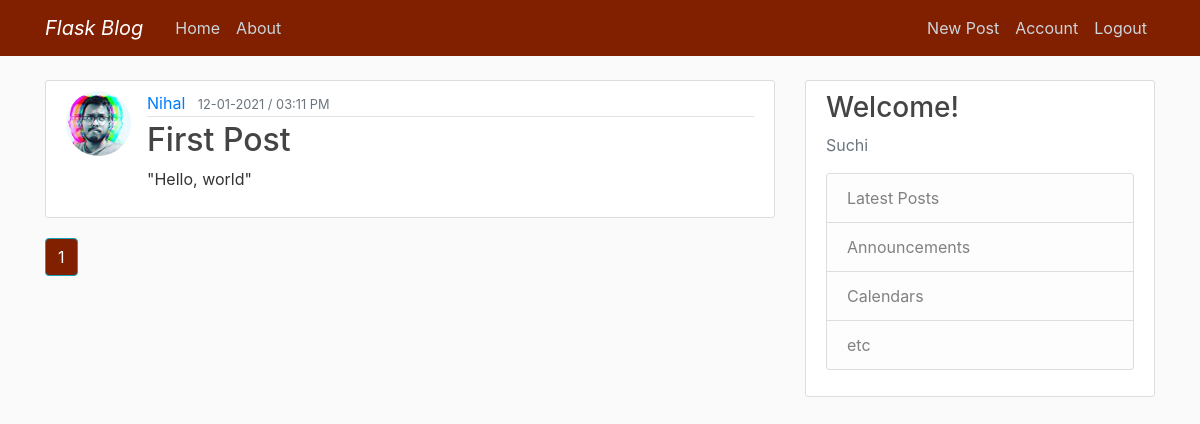
/home (signed in), run on the app's committed database.
### flaskblog/models.py (models this page shows, shortened)
class Post(db.Model):
    id = db.Column(db.Integer, primary_key=True)
    title = db.Column(db.String(100), nullable=False)
    date_posted = db.Column(db.DateTime, nullable=False, default=datetime.utcnow)
    content = db.Column(db.Text, nullable=False)
    user_id = db.Column(db.Integer, db.ForeignKey('user.id'), nullable=False)

class User(db.Model, UserMixin):
    id = db.Column(db.Integer, primary_key=True)
    username = db.Column(db.String(20), unique=True, nullable=False)
    email = db.Column(db.String(120), unique=True, nullable=False)
    image_file = db.Column(db.String(20), nullable=False, default='default.jpg')
    password = db.Column(db.String(60), nullable=False)
    posts = db.relationship('Post', backref='author', lazy=True)

### flaskblog/main/routes.py (the view)
@main.route("/")
@main.route("/home")
def home():
    page = request.args.get('page', 1, type=int)
    posts = Post.query.order_by(Post.date_posted.desc()).paginate(page=page, per_page=5)
    return render_template('home.html', posts=posts)

### flaskblog/models.py (called while the page is built)
@login_manager.user_loader
def load_user(user_id):
    return User.query.get(int(user_id))

### flaskblog/templates/home.html
{% extends "layout.html" %}
{% block content %}
    {% for post in posts.items %}
        <article class="media content-section">
          <img class="rounded-circle article-img" src="{{ url_for('static', filename='profile_pics/' + post.author.image_file) }}">
          <div class="media-body">
            <div class="article-metadata">
              <a class="mr-2" href="{{ url_for('users.user_posts', username=post.author.username) }}">{{ post.author.username }}</a>
              <small class="text-muted">{{ post.date_posted.strftime('%d-%m-%Y / %I:%M %p') }}</small>
            </div>
            <h2><a class="article-title" href="{{ url_for('posts.post', post_id=post.id) }}">{{ post.title }}</a></h2>
            <p class="article-content">{{ post.content }}</p>
          </div>
        </article>
    {% endfor %}
    {% for page_num in posts.iter_pages(left_edge=1, right_edge=1, left_current=1, right_current=2) %}
      {% if page_num %}
        {% if posts.page == page_num %}
          <a class="btn btn-info mb-4" href="{{ url_for('main.home', page=page_num) }}" style="background-color: #802000;">{{ page_num }}</a>
        {% else %}
          <a class="btn btn-outline-info mb-4" href="{{ url_for('main.home', page=page_num) }}">{{ page_num }}</a>
        {% endif %}
      {% else %}
        ...
      {% endif %}
    {% endfor %}
{% endblock content %}

### flaskblog/templates/layout.html (shortened to what this page needs)
<!DOCTYPE html>
<html>
<head>
    <link rel="stylesheet" href="https://maxcdn.bootstrapcdn.com/bootstrap/4.0.0/css/bootstrap.min.css">
    <link rel="stylesheet" type="text/css" href="{{ url_for('static', filename='main.css') }}">
</head>
<body>
    <header class="site-header">
      <nav class="navbar navbar-expand-md navbar-dark fixed-top" style="background-color: #802000;" >
        <div class="container">
          <a class="navbar-brand font-italic mr-4" href="/">Flask Blog</a>
          <div class="collapse navbar-collapse" id="navbarToggle">
            <div class="navbar-nav mr-auto">
              <a class="nav-item nav-link" href="{{ url_for('main.home') }}">Home</a>
              <a class="nav-item nav-link" href="{{ url_for('main.about') }}">About</a>
            </div>
            <div class="navbar-nav">
              {% if current_user.is_authenticated %}
                <a class="nav-item nav-link" href="{{ url_for('posts.new_post') }}">New Post</a>
                <a class="nav-item nav-link" href="{{ url_for('users.account') }}">Account</a>
                <a class="nav-item nav-link" href="{{ url_for('users.logout') }}">Logout</a>
              {% else %}
                <a class="nav-item nav-link" href="{{ url_for('users.login') }}">Login</a>
                <a class="nav-item nav-link" href="{{ url_for('users.register') }}">Register</a>
              {% endif %}
            </div>
          </div>
        </div>
      </nav>
    </header>
    <main role="main" class="container">
      <div class="row">
        <div class="col-md-8">
          {% block content %}{% endblock %}
        </div>
        <div class="col-md-4">
          <div class="content-section">
            <h3>Welcome!</h3>
            <p class='text-muted'>
              {% if current_user.is_authenticated %}
              {{ current_user.username }}
              {% else %}
              Feel free to register, and start posting!
              {% endif %}
              <ul class="list-group">
                <li class="list-group-item list-group-item-light">Latest Posts</li>
                <li class="list-group-item list-group-item-light">Announcements</li>
                <li class="list-group-item list-group-item-light">Calendars</li>
                <li class="list-group-item list-group-item-light">etc</li>
              </ul>
            </p>
          </div>
        </div>
      </div>
    </main>
</body>
</html>

### flaskblog/static/main.css (style rules this page uses)
body { background: #fafafa; color: #333333; margin-top: 5rem; }
h1, h2, h3, h4, h5, h6 { color: #444444; }
.site-header .navbar-nav .nav-link { color: #cbd5db; }
.content-section { background: #ffffff; padding: 10px 20px; border: 1px solid #dddddd; border-radius: 3px; margin-bottom: 20px; }
.article-title { color: #444444; }
.article-content { white-space: pre-line; }
.article-img { height: 65px; width: 65px; margin-right: 16px; }
.article-metadata { padding-bottom: 1px; margin-bottom: 4px; border-bottom: 1px solid #e3e3e3 }

### data on the page
Post: image_file (picture), author.username "Nihal", date_posted "12-01-2021 / 03:11 PM", title "First Post", content "\"Hello, world\""
User: username "Suchi"

### other printed values
{{ page_num }} "1"
